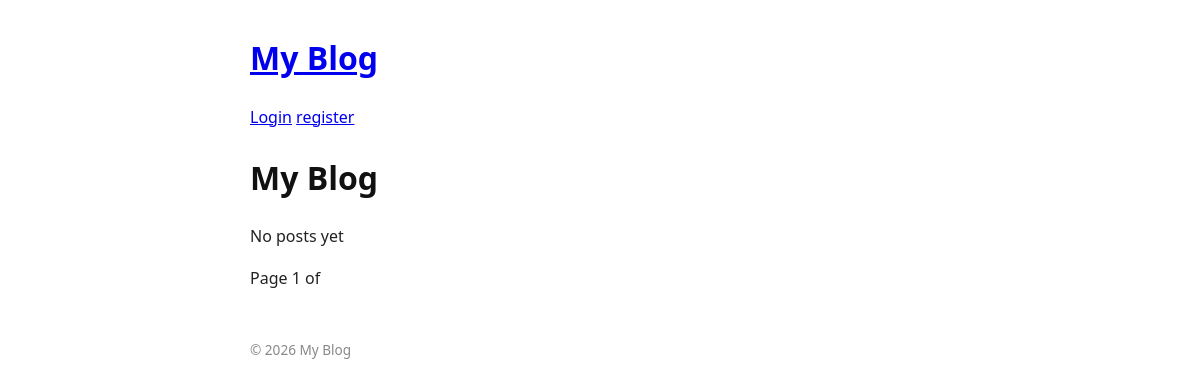
The page /blog/ on the database as committed earlier.
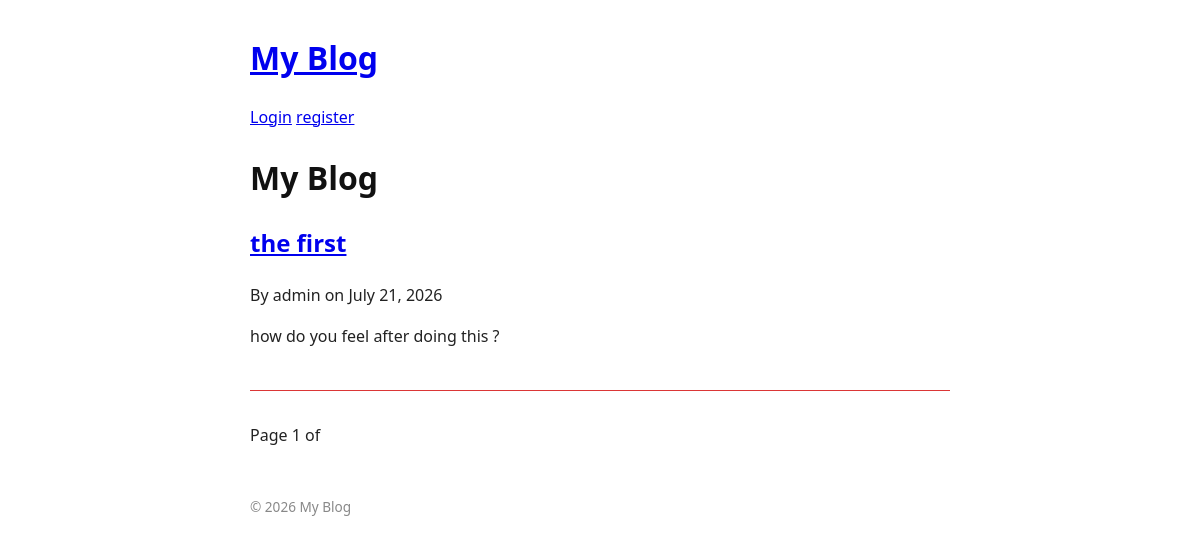
The same page on the database as committed later.
### blog/models.py (models this page shows)
class Post(models.Model):
    title = models.CharField(max_length=200)
    slug = models.SlugField(max_length=200, unique=True, help_text="A slug is a short label for something, containing only letters, numbers, underscores or hyphens. They’re generally used in URLs.")
    author = models.ForeignKey(User, on_delete=models.CASCADE, related_name='Posts')
    content = models.TextField()
    created_at = models.DateTimeField(auto_now_add=True)
    updated_at = models.DateTimeField(auto_now=True)
    published_at = models.DateTimeField(default=timezone.now)
    is_published = models.BooleanField(default=True)

### blog/views.py (the view)
# urls.py: path('', views.post_list, name='post_list'),
def post_list(request):
    posts_qs = Post.objects.filter(is_published=True).order_by('-published_at')
    paginator = Paginator(posts_qs, 5) # Show 5 posts per page
    page_number = request.GET.get('page')
    posts = paginator.get_page(page_number)
    return render(request, 'blog/post_list.html', {'posts':posts})

### blog/templates/blog/post_list.html (shortened to what this page needs)
{% extends 'blog/base.html' %} {% block title %} My Blog - Home {% endblock %}
{% block content %} {% for post in posts %}
<article>
  <h2>
    <a href="{% url 'post_detail' post.slug %}">{{ post.title }}</a>
  </h2>
  <p>By {{post.author}} on {{ post.published_at|date:"F j, Y"}}</p>
  <p>{{ post.content|truncatewords:30 }}</p>
</article>
{% empty %}
<p>No posts yet</p>
{% endfor %}
<nav>
  <span> Page {{ posts.number }} of {{ posts.paginator.num_page }} </span>
</nav>
{% endblock %}

Rows that differ between the two databases and show on the page:
added Post: title "the first", author "admin", published_at "July 21, 2026", content "how do you feel after doing this ?"
Other text that changed with them:
text no longer shown: "No posts yet"
